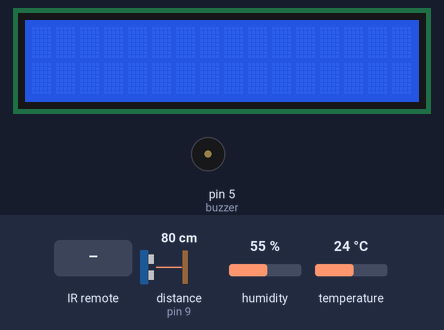
A sketch run on a simulated Arduino Uno, built with avr-gcc and run on an emulated ATmega328P. Parts: 16×2 character LCD, buzzer (waves = sounding). The test bench sets the inputs (shaded band); at power-on: distance to the obstacle (sensor on pin 9) 80 cm, humidity 55 %, temperature 24 °C. The echo pulse lasts 58.3 µs per cm; what the sketch prints to the serial monitor is not drawn.

Above: at 1.2 s.
1.3 s: infrared code 0xFF30CF received
At 2.5 s:
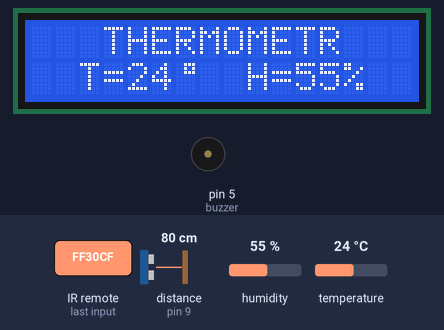
2.8 s: infrared code 0xFF6897 received
At 3.3 s:
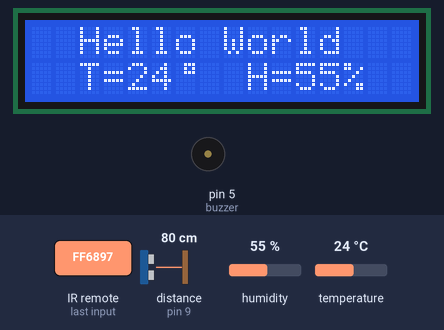
4.3 s: infrared code 0xFF52AD received
At 5.5 s:
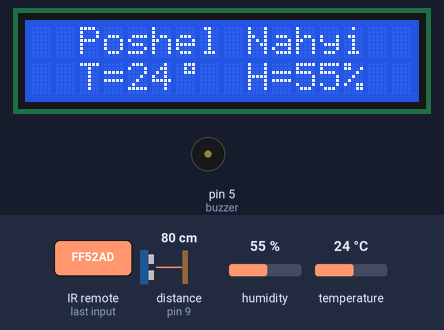
5.8 s: infrared code 0xFF7A85 received
At 6.6 s:
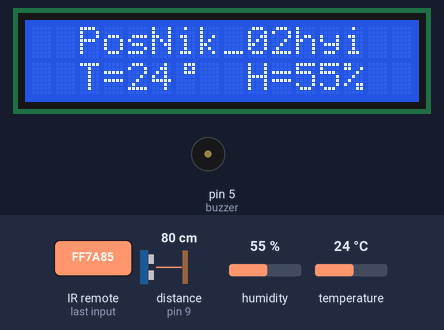
7.3 s: infrared code 0xFF18E7 received
At 8.2 s:
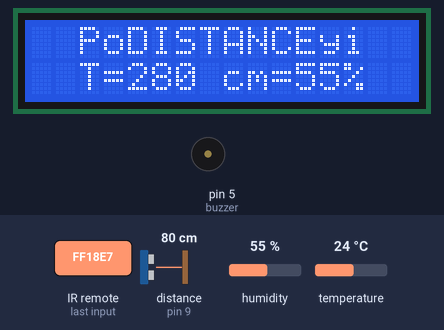
8.8 s: distance to the obstacle (sensor on pin 9) set to 21 cm
At 10.0 s:
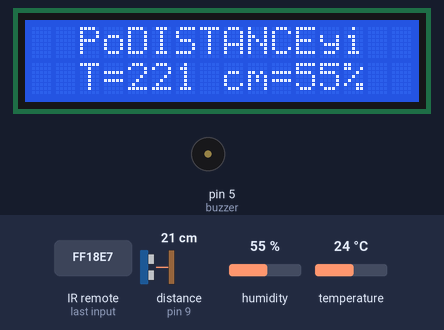
10.3 s: distance to the obstacle (sensor on pin 9) set to 17 cm
Timing chart, 0 to 13.1 s (numbered marks = the images above; inputs shaded):
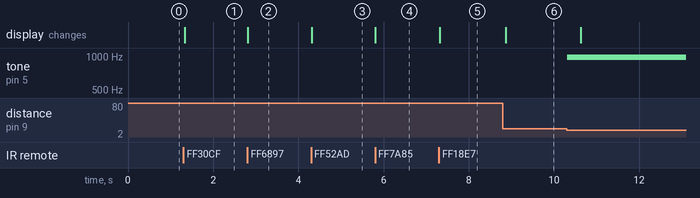

The sketch:

NEW_CAR.ino
```cpp
#include <IRremote.h> // подключаем библиотеку

int reciverPin = 12; // пин, к котрому подключен ИК-приемник
IRrecv irrecv(reciverPin);
decode_results results;


#include <Wire.h> // Добавляем необходимые библиотеки
#include <LiquidCrystal_I2C.h>
#include "DHT.h"
#define DHTPIN A0 // к какому пину будет подключен сигнальный выход датчика   PIN(A0)
//выбор используемого датчика
#define DHTTYPE DHT11 // DHT 11
DHT dht(DHTPIN, DHTTYPE);


#include <Ultrasonic.h>    // подключаем библиотеку Ultrasonic
Ultrasonic ultrasonic(8, 9); // назначаем выходы для Trig и Echo


byte degree[8] = // кодируем символ градуса
{
  B00111,
  B00101,
  B00111,
  B00000,
  B00000,
  B00000,
  B00000,
};

LiquidCrystal_I2C lcd(0x27, 16, 2); // Задаем адрес и размерность дисплея


int buzzer = 5; //переменная с номером пина динамика

unsigned long timeLeft;


void setup()
{
  lcd.init(); // Инициализация lcd
  lcd.backlight(); // Включаем подсветку
  lcd.createChar(1, degree); // Создаем символ под номером 1
  Serial.begin(9600);
  dht.begin();
  pinMode(buzzer, OUTPUT); //объявляем пин как выход
  Serial.begin(9600);

  irrecv.enableIRIn(); // запуск приемника
}

void loop() {
  float h = dht.readHumidity();
  float t = dht.readTemperature();


  int dist = ultrasonic.distanceRead();

  // Serial.print(dist);     // выводим расстояние в сантиметрах
  // Serial.println(" cm");


  // постоянно считываем данные с приемника
  if (irrecv.decode(&results)) {
    // выводим в консольку, что получили, число в 16-ричном виде
    Serial.println(results.value);

    if (results.value == 16724175)
    {
      lcd.setCursor(3, 0);
      lcd.print("T");
      lcd.print("H");
      lcd.print("E");
      lcd.print("R");
      lcd.print("M");
      lcd.print("O");
      lcd.print("M");
      lcd.print("E");
      lcd.print("T");
      lcd.print("R");

      lcd.setCursor(2, 1);
      lcd.print("T");
      lcd.print("=");
      lcd.print(t, 0);
      lcd.write(1);

      lcd.setCursor(9, 1);
      lcd.print("H");
      lcd.print("=");
      lcd.print(h, 0);
      lcd.print("%");
    }

    if (results.value == 16738455) {
      lcd.setCursor(2, 0);
      lcd.print("Hello World");
    }

     if (results.value == 16732845) {
      lcd.setCursor(2, 0);
      lcd.print("Poshel Nahyi");
    }

     if (results.value == 16743045) {
      lcd.setCursor(5, 0);
      lcd.print("Nik_02");
    }


    if (results.value == 16769055) {
      lcd.clear();
    }
    irrecv.resume(); // готовы принимать следующий сигнал
  }


  if (results.value == 16718055) {
    lcd.setCursor(4, 0);
    lcd.print("DISTANCE");
    if (millis() - timeLeft > 100) {
      timeLeft = millis();

      lcd.setCursor(5, 1);
      lcd.println(dist);
      lcd.setCursor(8, 1);
      lcd.print("cm");
    }

    if (dist < 20) {
      analogWrite(buzzer, 100); //включаем звук
      delay(100);
      analogWrite(buzzer, 0); //включаем звук
      delay(200);


    }
    else( analogWrite(buzzer, 0)); //выключаем звук

    if (dist < 5) {
      analogWrite(buzzer, 100); //включаем звук


    }
    else( analogWrite(buzzer, 0)); //выключаем звук
  }


}
```

Measured:
- after the input at 1.3 s, the display: changes at once (image 1)
- after the input at 2.8 s, the display: changes at once (image 2)
- after the input at 4.3 s, the display: changes at once (image 3)
- after the input at 5.8 s, the display: changes at once (image 4)
- after the input at 7.3 s, the display: changes at once (image 5)
- after the input at 8.8 s, the display: changes after 0.07 s (image 6)
- after the input at 10.3 s, tone on pin 5 (buzzer): silent → 977 Hz at once
